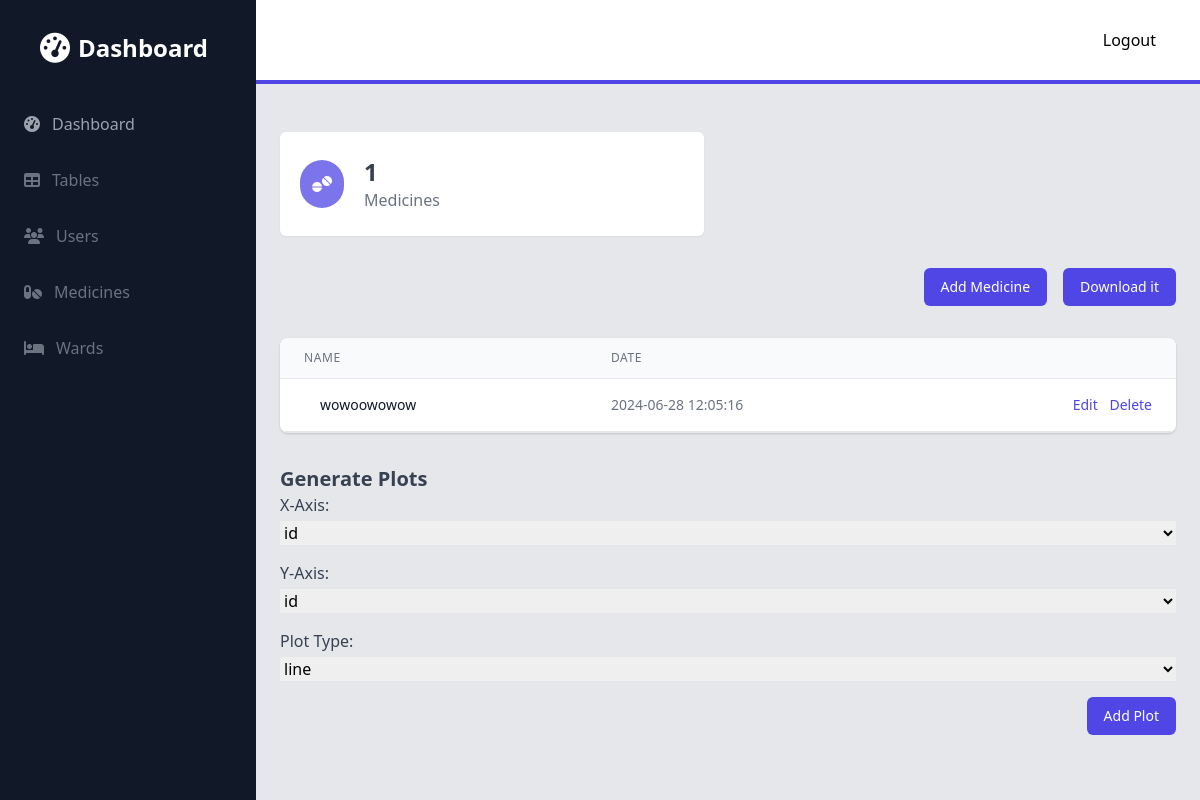
The page /admin/medicines (signed in) on the database as committed earlier.
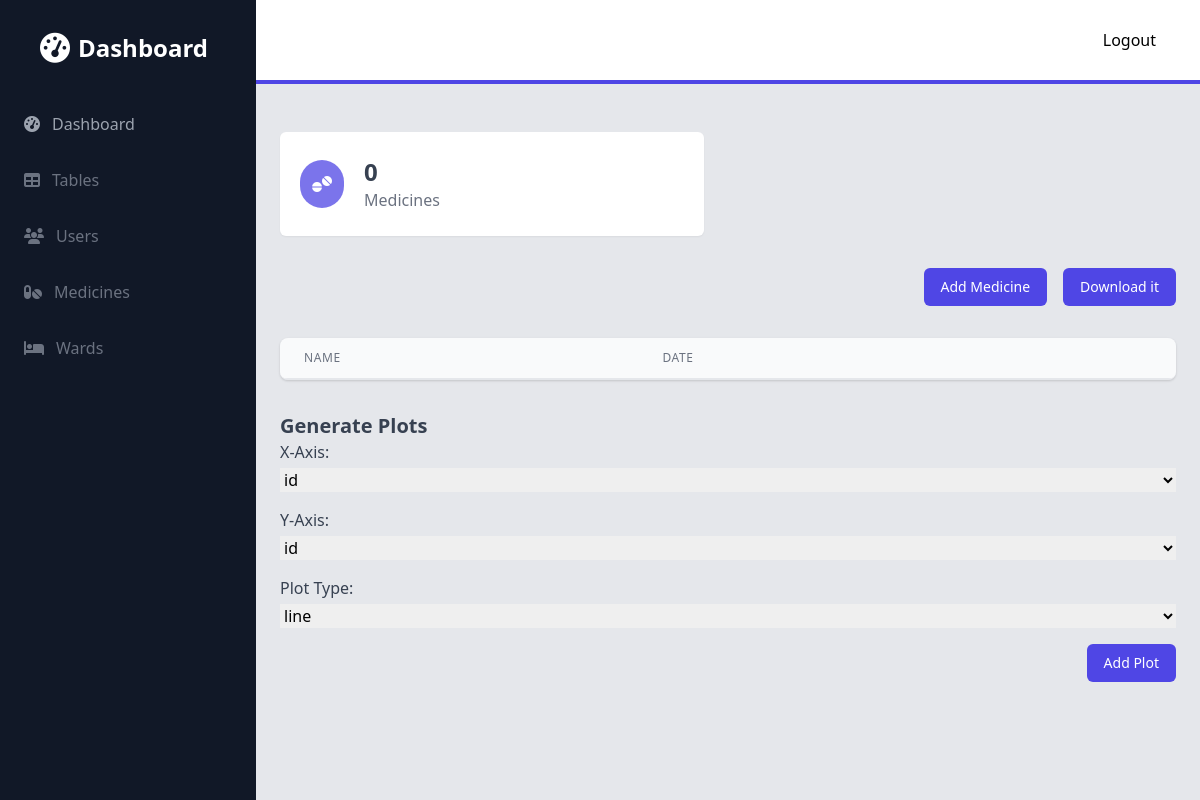
The same page on the database as committed later.
### models.py (models this page shows)
class Medicines(db.Model):
    id = db.Column(db.Integer, primary_key=True)
    name = db.Column(db.String(150), nullable=False, unique=True)
    date_created = db.Column(db.DateTime(timezone=True), default=func.now())

### admin.py (the view)
@admin.route('/medicines', methods=['GET', 'POST'])
@login_required
def medicines():
    medicines = Medicines.query.all()
    columns = Medicines.__table__.columns
    columns = [column.name for column in columns]
    return render_template('admin/medicines/medicines.html', medicines=medicines,  plot_types=PLOTS, columns=columns, table_name='Medicines')

### app.py (called while the page is built)
def create_app():
    app = Flask(__name__)
    app.config['SQLALCHEMY_DATABASE_URI'] = 'sqlite:///database.db'
    app.config['SECRET_KEY'] = 'secret'
    app.register_blueprint(views, url_prefix='/')
    app.register_blueprint(auth, url_prefix='/')
    app.register_blueprint(admin, url_prefix='/admin')
    login_manager = LoginManager()
    login_manager.login_view = 'auth.login'
    login_manager.init_app(app)
    @login_manager.user_loader
    def load_user(id):
        return User.query.get(int(id))
    with app.app_context():
        db.init_app(app)
        db.create_all()
    return app

### templates/admin/medicines/medicines.html
{% extends 'admin/base.html' %}
{% block content %}
<div class="container px-6 py-8 mx-auto">
    <div class="mt-4">
        <div class="flex flex-wrap -mx-6">
            <div class="w-full px-6 sm:w-1/2 xl:w-1/3">
                <div class="flex items-center px-5 py-6 bg-white rounded-md shadow-sm">
                    <div class="p-3 bg-indigo-600 bg-opacity-75 rounded-full">
                      <i class="fas fa-tablets text-white"></i>
                    </div>
                    <div class="mx-5">
                        <h4 class="text-2xl font-semibold text-gray-700">{{ medicines|length }}</h4>
                        <div class="text-gray-500">Medicines</div>
                    </div>
                </div>
            </div>
        </div>
    </div>
    <div class="mt-8">
      <div class="flex justify-end gap-4">
        <a href="{{ url_for('admin.create_medicine') }}" class="px-4 py-2 text-sm font-medium leading-5 text-white transition-colors duration-150 bg-indigo-600 border border-transparent rounded-md active:bg-indigo-600 hover:bg-indigo-700 focus:outline-none focus:shadow-outline-indigo">
          Add Medicine
        </a>
        <a href="{{ url_for('admin.tables') }}" class="px-4 py-2 text-sm font-medium leading-5 text-white transition-colors duration-150 bg-indigo-600 border border-transparent rounded-md active:bg-indigo-600 hover:bg-indigo-700 focus:outline-none focus:shadow-outline-indigo">
          Download it
        </a>
      </div>
    </div>
    <div class="mt-8">
        <div class="flex flex-col mt-8">
            <div class="py-2 -my-2 overflow-x-auto sm:-mx-6 sm:px-6 lg:-mx-8 lg:px-8">
                <div class="inline-block min-w-full overflow-hidden align-middle border-b border-gray-200 shadow sm:rounded-lg">
                    <table class="min-w-full">
                        <thead>
                            <tr>
                                <th class="px-6 py-3 text-xs font-medium leading-4 tracking-wider text-left text-gray-500 uppercase border-b border-gray-200 bg-gray-50">Name</th>
                                <th class="px-6 py-3 text-xs font-medium leading-4 tracking-wider text-left text-gray-500 uppercase border-b border-gray-200 bg-gray-50">Date</th>
                                <th class="px-6 py-3 border-b border-gray-200 bg-gray-50"></th>
                            </tr>
                        </thead>
                        <tbody class="bg-white">
                          {% for medicine in medicines %}
                            <tr>
                                <td class="px-6 py-4 whitespace-no-wrap border-b border-gray-200">
                                    <div class="flex items-center">
                                        <div class="ml-4">
                                          <div class="text-sm font-medium leading-5 text-gray-900">{{ medicine.name }}</div>
                                        </div>
                                    </div>
                                </td>
                                <td class="px-6 py-4 text-sm leading-5 text-gray-500 whitespace-no-wrap border-b border-gray-200">
                                  {{ medicine.date_created }}
                                </td>
                                <td class="px-6 py-4 text-sm font-medium leading-5 text-right whitespace-no-wrap border-b border-gray-200">
                                    <a href="{{ url_for('admin.update_medicine', id=medicine.id) }}" class="text-indigo-600 hover:text-indigo-900">Edit</a>
                                    <a href="{{ url_for('admin.delete_medicine', id=medicine.id) }}" class="ml-2 text-indigo-600 hover:text-indigo-900">Delete</a>
                            </tr>
                            {% endfor %}
                        </tbody>
                    </table>
                </div>
            </div>
        </div>
    </div>
    {% include "admin/plots.html" %}
</div>
{% endblock %}

### templates/admin/base.html (shortened to what this page needs)
<!DOCTYPE html>
<html lang="en">
<head>
  <link rel="stylesheet" href="https://cdn.jsdelivr.net/npm/tailwindcss@2.0.2/dist/tailwind.min.css">
  <link rel="stylesheet" href="https://cdnjs.cloudflare.com/ajax/libs/font-awesome/6.5.2/css/all.min.css" />
</head>
<body>
<div class="flex h-screen bg-gray-200">
  <div class="fixed inset-y-0 left-0 z-30 w-64 overflow-y-auto transition duration-300 transform bg-gray-900 lg:translate-x-0 lg:static lg:inset-0"
       id="sidebar">
    <div class="flex items-center justify-center mt-8">
      <div class="flex items-center">
        <i class="fas fa-tachometer-alt text-3xl text-white"></i>
        <span class="mx-2 text-2xl font-semibold text-white">Dashboard</span>
      </div>
    </div>
    <nav class="mt-10">
          <a href="{{ url_for('admin.panel') }}" class="flex items-center px-6 py-2 mt-4 text-gray-400 hover:bg-gray-700 hover:bg-opacity-25 hover:text-gray-100">
        <i class="fas fa-tachometer-alt"></i>
        <span class="mx-3">Dashboard</span>
      </a>
      <a href="{{ url_for('admin.tables') }}" class="flex items-center px-6 py-2 mt-4 text-gray-500 hover:bg-gray-700 hover:bg-opacity-25 hover:text-gray-100">
        <i class="fas fa-table"></i>
        <span class="mx-3">Tables</span>
      </a>
      <a href="{{ url_for('admin.users') }}" class="flex items-center px-6 py-2 mt-4 text-gray-500 hover:bg-gray-700 hover:bg-opacity-25 hover:text-gray-100">
        <i class="fas fa-users"></i>
        <span class="mx-3">Users</span>
      </a>
      <a href="{{ url_for('admin.medicines') }}" class="flex items-center px-6 py-2 mt-4 text-gray-500 hover:bg-gray-700 hover:bg-opacity-25 hover:text-gray-100">
          <i class="fas fa-pills"></i>
          <span class="mx-3">Medicines</span>
      </a>
      <a href="{{ url_for('admin.wards') }}" class="flex items-center px-6 py-2 mt-4 text-gray-500 hover:bg-gray-700 hover:bg-opacity-25 hover:text-gray-100">
            <i class="fas fa-bed"></i>
          <span class="mx-3">Wards</span>
      </a>
    </nav>
  </div>
  <div class="flex flex-col flex-1 overflow-hidden">
    <header class="flex items-center justify-between px-6 py-4 bg-white border-b-4 border-indigo-600">
      <div class="flex items-center">
          <a href="{{ url_for('auth.logout') }}" class="p-3 px-5 text-black bg-slate-900">Logout</a>
      </div>
    </header>
      <main class='flex-1 overflow-x-hidden overflow-y-auto bg-gray-200'>
        {% block content %}
        {% endblock %}
      </main>
  </div>
</div>
</body>
</html>

### templates/admin/plots.html (shortened to what this page needs)
    <div class="mt-8">
        <h2 class="text-xl font-semibold text-gray-700">Generate Plots</h2>
        <form id="plotForm">
            <div class="mb-4">
                <label class="block text-gray-700">X-Axis:</label>
                <select name="x_axis" class="block w-full mt-1">
                  {% for column in columns %}
                    <option value="{{ column }}">{{ column }}</option>
                  {% endfor %}
                </select>
            </div>
            <div class="mb-4">
                <label class="block text-gray-700">Y-Axis:</label>
                <select name="y_axis" class="block w-full mt-1">
                {% for column in columns %}
                    <option value="{{ column }}">{{ column }}</option>
                {% endfor %}
                </select>
            </div>
            <div class="mb-4">
                <label class="block text-gray-700">Plot Type:</label>
                <select name="plot_type" class="block w-full mt-1">
                    {% for plot_type in plot_types %}
                    <option value="{{ plot_type }}">{{ plot_type }}</option>
                    {% endfor %}
                </select>
            </div>
            <div class="flex justify-end">
                <button type="button" onclick="addPlot()" class="px-4 py-2 text-sm font-medium leading-5 text-white transition-colors duration-150 bg-indigo-600 border border-transparent rounded-md active:bg-indigo-600 hover:bg-indigo-700 focus:outline-none focus:shadow-outline-indigo">
                    Add Plot
                </button>
            </div>
        </form>
    </div>
    <div id="plotsContainer" class="mt-8 space-y-4 border-t border-gray-200">
    </div>

Rows that differ between the two databases and show on the page:
removed Medicines: name "wowoowowow", date_created "2024-06-28 12:05:16"
Other text that changed with them:
{{ medicines|length }}: "1" → "0"
